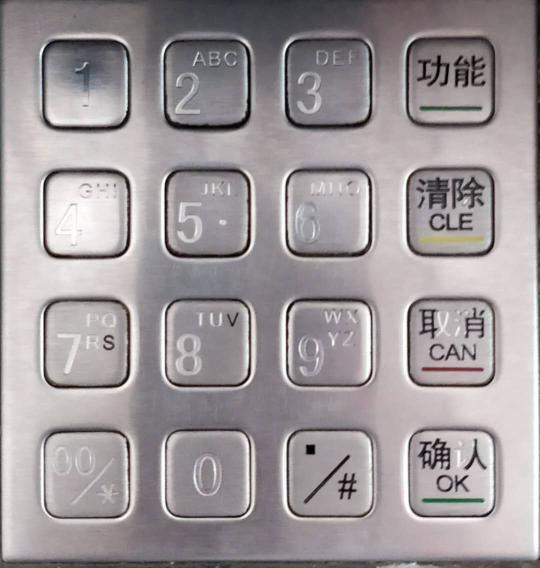
#> input picture lbq.jpg, 1080 x 1135 px (shown at 1/2 size); the run also reads 1 picture not shown here
$ python keyboard.py
#> lines starting #> are read from the running program, lines starting #| are printed output that depends on the picture; after the words box and inside, x2 and y2 are one past the last pixel; in counts of white or black regions, pixels touching at a corner belong together
# -*- coding: utf-8 -*-
from __future__ import division
import numpy as np
import cv2
from matplotlib import pyplot as plt

#高斯平滑减少图像噪声
img = cv2.imread('lbq.jpg', 0)
#> img: shape (1135, 1080); min 0, max 255, mean 154.8
img = cv2.GaussianBlur(img, (5, 5), 0)


# 利用自适应阈值函数，求块的高斯分布加权和，二值化类型为"大于最大值"
#然后进行开运算
img_gauss_thresh = cv2.adaptiveThreshold(img, 255, cv2.ADAPTIVE_THRESH_GAUSSIAN_C,cv2.THRESH_BINARY, 15, 2)
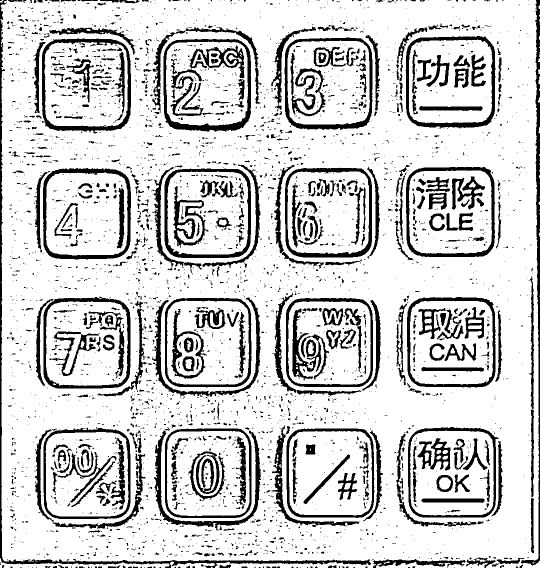
#> img_gauss_thresh: shape (1135, 1080) (shown at 1/2 size); 81.4% white; 3738 black regions (3146 under 20 px), largest, box (x1, y1, x2, y2) and area: (0, 40, 742, 1135) 8201, (1042, 0, 1080, 1131) 5732, (327, 78, 502, 264) 4735
kernel = np.ones((1, 1), np.uint8)
img_opening = cv2.morphologyEx(img_gauss_thresh, cv2.MORPH_OPEN, kernel)

# 遍历待测图像，确定白色黑色的范围
height = img_opening.shape[0]
#> height = 1135
width = img_opening.shape[1]
#> width = 1080

column_wh = []
column_bl = []
column_wh_max = 0
for i in range(width):
    s = 0
    t = 0
    for j in range(height):
        if img_opening[j][i] == 255:
            s += 1
        if img_opening[j][i] == 0:
            t += 1
    column_wh_max = max(column_wh_max, s)
    column_wh.append(s)
    column_bl.append(t)

row_wh = []
row_bl = []
row_wh_max = 0
for i in range(height):
    s = 0
    t = 0
    for j in range(width):
        if img_opening[i][j] == 255:
            s += 1
        if img_opening[i][j] == 0:
            t += 1
    row_wh_max = max(row_wh_max, s)
    row_wh.append(s)
    row_bl.append(t)


#寻找行和列的结束值
def find_column_end(start_):
    end_ = start_+1
    for m in range(start_+1, width-1):
        if (column_wh[m]) > (0.98 * column_wh_max):
            end_ = m
            break
    return end_

def find_row_end(start_):
    end_ = start_+1
    for m in range(start_+1, width-1):
        if (row_wh[m]) > (0.95 * row_wh_max):
            end_ = m
            break
    return end_

#计算
#黑色和白色距离
mindis = 7
n = 1
start = 1
end = 2
column_st = []
column_end = []
count = 0
while n < width - 2:
    n += 1
    if(column_bl[n]) > (0.15 * column_wh_max):
        start = n
        end = find_column_end(start)
        n = end
        if end-start > mindis:
            count += 1
            column_st.append(start)
            column_end.append(end)
#> after the loop, column_end = [531, 763, 1004]; column_st = [72, 551, 794]; count = 3; end = 1079; n = 1079; start = 1078

n = 1
start = 1
end = 2
row_st = []
row_end = []
while n < height -2:
    n += 1
    if(row_bl[n]) > (0.1 * row_wh_max):
        start = n
        end = find_row_end(start)
        n = end
        if end-start > 50:
            row_st.append(start)
            row_end.append(end)
#> after the loop, end = 1133; n = 1133; row_end = [262, 532, 793, 1056]

#根据标准化的图像计算磨损度
img_st = [8054, 9742, 9181, 9103, 9023, 9821, 10389, 9237, 10356, 9994, 10653, 9768, 10678, 10067, 8326, 8631]
black_dot = []
cnt = 0
denc = 20
for i in range(count):
    for j in range(count):
        img_1 = cv2.imread('unti.jpg', 0)
#> img_1: shape (251, 676); every value is 255
        img_cut = img_gauss_thresh[row_st[i]+denc:row_end[i]-denc, column_st[j]+denc:column_end[j]-denc]
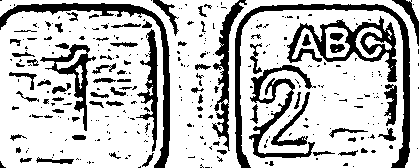
#> img_cut: shape (168, 419); 75.2% white; 317 black regions (243 under 20 px), largest, box (x1, y1, x2, y2) and area: (235, 4, 410, 168) 2846, (0, 3, 170, 168) 2255, (287, 16, 397, 82) 2100
        temp = 0
        for m in range(row_end[i] - row_st[i] - denc*2):
            for n in range(column_end[j] - column_st[j] - denc*2):
                if img_cut[m][n] == 0:
                    temp += 1
        black_dot.append(temp)

        cv2.imshow('img_cut', img_cut)
        perc = 1 - temp / img_st[4*i+j]
        text=('The attrition rate of this button is %.2f%%' % (perc * 100))
        cv2.putText(img_1, str(text),(50,120),cv2.FONT_HERSHEY_SIMPLEX,.6,(0,0,255),1)
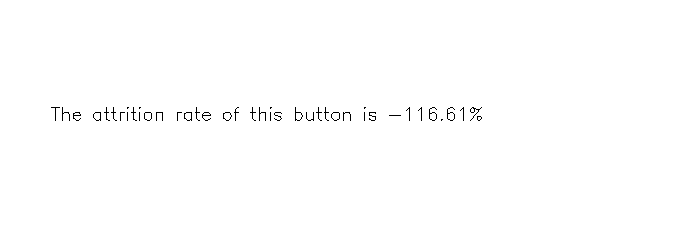
#> img_1: shape (251, 676); 99.5% white; black in thin lines or dots, all inside (x1, y1, x2, y2) = (51, 107, 482, 121)
        cv2.imshow('img_per', img_1)
        cv2.waitKey(0)
